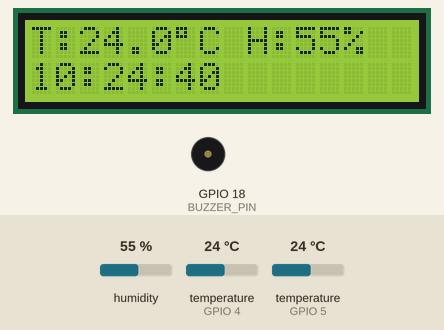
A sketch run on a simulated ESP32. On the bench: 16×2 character LCD, buzzer (waves = sounding, pin HIGH). The inputs (shaded band) are chosen by the test bench; at power-on: humidity 55 %, temperature (sensors on GPIO 5, GPIO 4) 24 °C. The local clock reads 2024-03-15 10:24:30 at power-on unless the sketch sets it; what the sketch prints to the serial monitor is not drawn.

Above: at 11.4 s.
11.5 s: humidity set to 22 %
At 14.8 s:
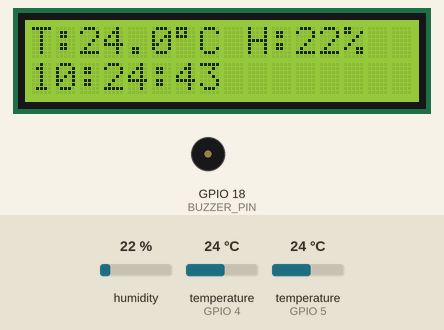
17.9 s: temperature (sensor on GPIO 5) set to 12 °C
At 20.2 s:
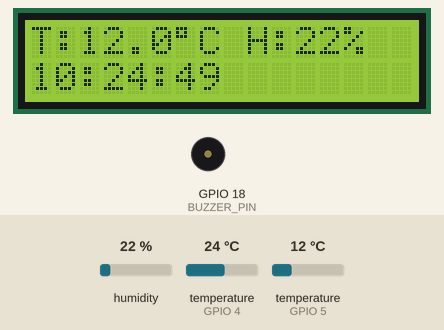
23.5 s: humidity set to 40 %
At 25.6 s:
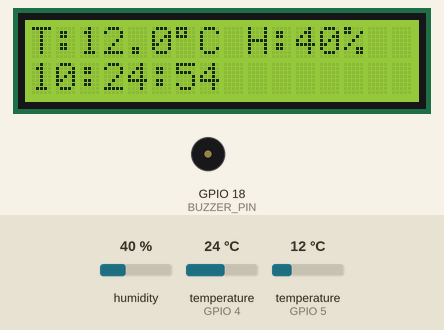
29.1 s: temperature (sensor on GPIO 5) set to 19 °C
At 31.0 s:
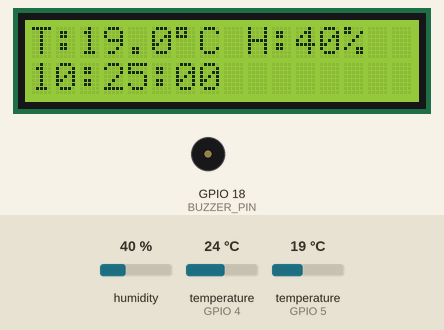
37.5 s: humidity set to 68 %
At 39.7 s:
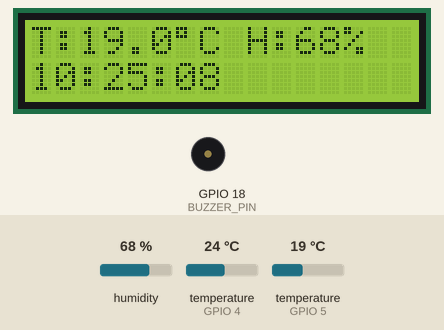
Timing chart, 0 to 41.2 s (numbered marks = the images above; inputs shaded):
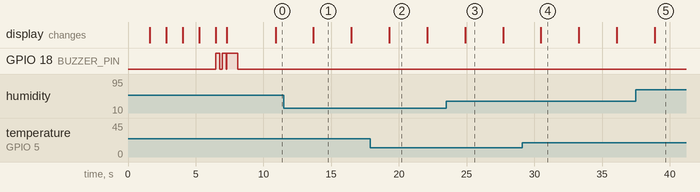

Measured:
- what the display in image 1 shows lasts 2.8 s, from 13.7 s to 16.5 s

The sketch:

Check_Sensor.ino
```cpp
/*
====================================================
FEFROST Hardware Test
ESP32
- LCD 16x2 I2C
- RTC DS1307
- DHT22
- DS18B20
- Buzzer
====================================================
*/

#include <Wire.h>
#include <LiquidCrystal_I2C.h>
#include <RTClib.h>
#include <OneWire.h>
#include <DallasTemperature.h>
#include <DHT.h>

//==================== LCD ====================
#define LCD_ADDR         0x27
#define LCD_COLS         16
#define LCD_ROWS         2

LiquidCrystal_I2C lcd(LCD_ADDR, LCD_COLS, LCD_ROWS);

//==================== DHT22 ==================
#define DHTPIN           4
#define DHTTYPE          DHT22
DHT dht(DHTPIN, DHTTYPE);

//==================== DS18B20 ================
#define ONE_WIRE_BUS     5
OneWire oneWire(ONE_WIRE_BUS);
DallasTemperature ds18b20(&oneWire);

//==================== RTC ====================
RTC_DS1307 rtc;

//==================== BUZZER =================
#define BUZZER_PIN       18

//==================== STATUS =================
bool rtcOK = false;
bool dhtOK = false;
bool dsOK = false;

//================================================

void beep(uint16_t t)
{
  digitalWrite(BUZZER_PIN, HIGH);
  delay(t);
  digitalWrite(BUZZER_PIN, LOW);
}

void lcdMessage(String a, String b)
{
  lcd.clear();
  lcd.setCursor(0,0);
  lcd.print(a);

  lcd.setCursor(0,1);
  lcd.print(b);
}

//================================================

void setup()
{
  Serial.begin(115200);

  pinMode(BUZZER_PIN, OUTPUT);
  digitalWrite(BUZZER_PIN, LOW);

  Wire.begin();

  lcd.init();
  lcd.backlight();

  lcdMessage("FEFROST","Hardware Test");
  delay(1500);

  //---------------- RTC ----------------
  rtcOK = rtc.begin();

  if(rtcOK)
  {
    if(!rtc.isrunning())
    {
      rtc.adjust(DateTime(F(__DATE__),F(__TIME__)));
    }
  }

  //---------------- DHT ----------------
  dht.begin();

  float h = dht.readHumidity();
  float t = dht.readTemperature();

  if(!isnan(h) && !isnan(t))
      dhtOK = true;

  //---------------- DS18B20 ----------------
  ds18b20.begin();

  if(ds18b20.getDeviceCount()>0)
      dsOK = true;

  //================ LCD =================
  lcdMessage("LCD","OK");
  Serial.println("LCD      : OK");
  delay(1200);

  //================ RTC =================
  if(rtcOK)
  {
    lcdMessage("RTC DS1307","OK");
    Serial.println("RTC      : OK");
  }
  else
  {
    lcdMessage("RTC DS1307","ERROR");
    Serial.println("RTC      : ERROR");
  }
  delay(1200);

  //================ DHT =================
  if(dhtOK)
  {
    lcdMessage("DHT22","OK");
    Serial.println("DHT22    : OK");
  }
  else
  {
    lcdMessage("DHT22","ERROR");
    Serial.println("DHT22    : ERROR");
  }
  delay(1200);

  //================ DS18B20 ================
  if(dsOK)
  {
    lcdMessage("DS18B20","OK");
    Serial.println("DS18B20  : OK");
  }
  else
  {
    lcdMessage("DS18B20","ERROR");
    Serial.println("DS18B20  : ERROR");
  }
  delay(1200);

  //================ BUZZER =================
  lcdMessage("Buzzer","Testing");
  beep(300);
  delay(200);
  beep(300);

  //================ HASIL =================
  if(rtcOK && dhtOK && dsOK)
  {
    lcdMessage("ALL SYSTEM","READY");

    Serial.println();
    Serial.println("===== ALL SYSTEM READY =====");
    Serial.println("Ketik SET_RTC YYYY-MM-DD hh:mm:ss untuk set waktu RTC");
    Serial.println("Contoh: SET_RTC 2026-07-08 13:14:00");

    beep(800);
  }
  else
  {
    lcdMessage("CHECK","HARDWARE");

    Serial.println();
    Serial.println("===== CHECK HARDWARE =====");

    for(int i=0;i<3;i++)
    {
      beep(150);
      delay(150);
    }
  }

  delay(2000);
}

//================================================

void loop()
{
  // --- FITUR ADJUST RTC VIA SERIAL ---
  if (Serial.available()) {
    String input = Serial.readStringUntil('\n');
    input.trim(); // Menghapus karakter spasi/newline berlebih

    if (input.startsWith("SET_RTC")) {
      int yr, mth, day, hr, min, sec;

      // Mengambil data dari string format: SET_RTC YYYY-MM-DD hh:mm:ss
      int parsed = sscanf(input.c_str(), "SET_RTC %d-%d-%d %d:%d:%d", &yr, &mth, &day, &hr, &min, &sec);

      if (parsed == 6) {
        rtc.adjust(DateTime(yr, mth, day, hr, min, sec));
        Serial.println("\n>>> WAKTU RTC BERHASIL DIUPDATE! <<<\n");
        beep(200); // Opsional: bunyi buzzer saat berhasil update
      } else {
        Serial.println("\n>>> FORMAT SALAH! <<<");
        Serial.println("Gunakan: SET_RTC YYYY-MM-DD hh:mm:ss");
        Serial.println("Contoh: SET_RTC 2026-07-08 13:14:00\n");
      }
    }
  }
  // -----------------------------------

  float suhuDHT = dht.readTemperature();
  float hum = dht.readHumidity();

  ds18b20.requestTemperatures();
  float suhuDS = ds18b20.getTempCByIndex(0);

  DateTime now = rtc.now();

  //================ SERIAL =================

  Serial.println("--------------------------------");

  Serial.print("RTC      : ");
  Serial.print(now.day());
  Serial.print("/");
  Serial.print(now.month());
  Serial.print("/");
  Serial.print(now.year());
  Serial.print(" ");

  if(now.hour()<10) Serial.print("0");
  Serial.print(now.hour());
  Serial.print(":");

  if(now.minute()<10) Serial.print("0");
  Serial.print(now.minute());
  Serial.print(":");

  if(now.second()<10) Serial.print("0");
  Serial.println(now.second());

  Serial.print("DHT22    : ");
  Serial.print(suhuDHT);
  Serial.print(" C  ");

  Serial.print(hum);
  Serial.println(" %");

  Serial.print("DS18B20  : ");
  Serial.print(suhuDS);
  Serial.println(" C");

  //================ LCD =================

  lcd.clear();

  lcd.setCursor(0,0);
  lcd.print("T:");
  lcd.print(suhuDS,1);
  lcd.print((char)223);
  lcd.print("C");

  lcd.print(" H:");
  lcd.print((int)hum);
  lcd.print("%");

  lcd.setCursor(0,1);

  if(now.hour()<10) lcd.print("0");
  lcd.print(now.hour());

  lcd.print(":");

  if(now.minute()<10) lcd.print("0");
  lcd.print(now.minute());

  lcd.print(":");

  if(now.second()<10) lcd.print("0");
  lcd.print(now.second());

  delay(2000);
}
```
